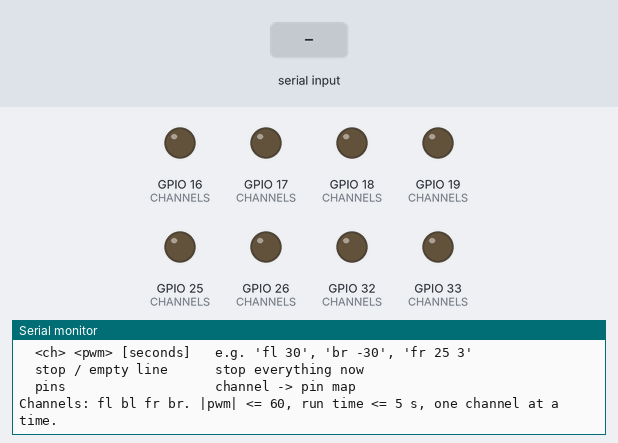
This sketch was run on a simulated ESP32. Shown: output pins drawn as LEDs (lit = HIGH), the last lines printed to the serial monitor. The inputs (shaded band) are chosen by the test bench.

Above: at 1.5 s.
1.6 s: "stop 1\n" received over Serial
At 2.3 s:
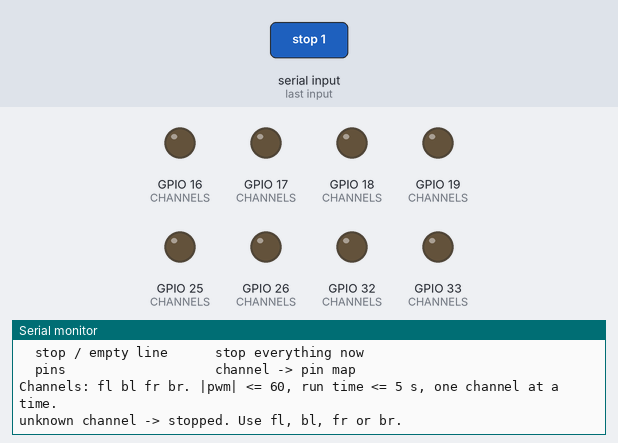
3.1 s: "stop\n" received over Serial
At 4.3 s:
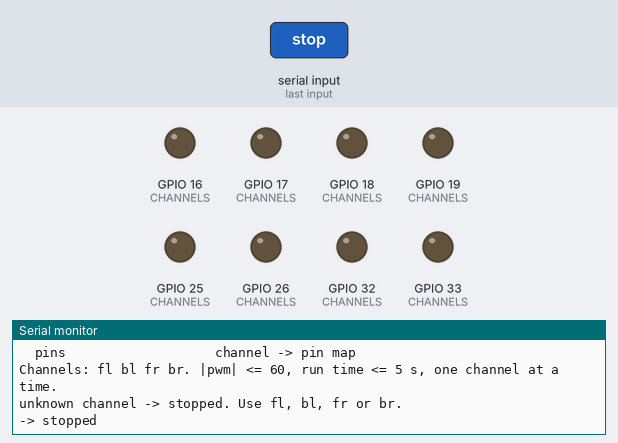
4.6 s: "pins\n" received over Serial
At 4.9 s:
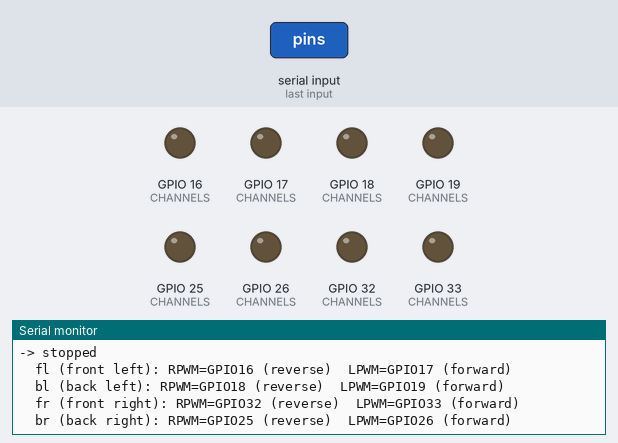

Measured:
- after the input at 1.6 s, the serial monitor: prints a new line at once (image 1)
- after the input at 3.1 s, the serial monitor: prints a new line at once (image 2)
- after the input at 4.6 s, the serial monitor: prints a new line at once (image 3)

The sketch:

bench_motor_bts7960_test.ino
```cpp
// ===== Llama Robot: BTS7960 Motor Bench Test =====
//
// Gently exercise ONE motor channel at a time from the Serial Monitor (115200
// baud, line ending "Newline"). No ESP-NOW, no radio -- USB only. Use it to
// confirm each BTS7960 driver, motor and wire harness is connected to the pin
// you think it is and spins the direction you think it does, before trusting
// robot_motor_bts7960.ino with all four at once.
//
// Same pins, LEDC setup and direction convention as robot_motor_bts7960.ino:
// positive PWM drives LPWM ("forward"), negative drives RPWM ("reverse").
//
// Safety, by design:
//   - Only one channel can run at a time; a new command stops the old one first.
//   - PWM is clamped to +-MAX_PWM (low on purpose -- raise it only if the motor
//     doesn't move at all, and only a little at a time).
//   - Every command runs for a fixed number of seconds (default DEFAULT_RUN_S,
//     hard cap MAX_RUN_S) and then stops by itself. Nothing "stays on".
//   - Speed ramps up slowly (RAMP_STEP per RAMP_DT_MS) instead of stepping.
//   - Everything is at 0 on boot, and "stop" (or any bad command) zeroes it
//     immediately. PWM 0 with R_EN/L_EN hardwired enabled actively brakes the
//     motor, same as the robot firmware.
//   - Put the robot on blocks (wheels off the ground) before running a
//     drive-train motor, and keep the power switch/kill within reach.
//
// Commands:
//   <ch> <pwm>            run channel for DEFAULT_RUN_S, e.g.  fl 30   or   br -30
//   <ch> <pwm> <seconds>  run for a set time (max MAX_RUN_S), e.g.  fr 25 3
//   stop  (or empty line) stop everything immediately
//   pins                  print the channel -> pin map
//   help                  print this list
// Channels: fl (front left), bl (back left), fr (front right), br (back right).

// ================= Motor pins (match robot_motor_bts7960.ino) =================
#define FL_RPWM 16
#define FL_LPWM 17
#define BL_RPWM 18
#define BL_LPWM 19
#define FR_RPWM 32
#define FR_LPWM 33
#define BR_RPWM 25
#define BR_LPWM 26

struct Channel {
  const char *name;
  const char *label;
  uint8_t rpwm;
  uint8_t lpwm;
};
const Channel CHANNELS[4] = {
  {"fl", "front left",  FL_RPWM, FL_LPWM},
  {"bl", "back left",   BL_RPWM, BL_LPWM},
  {"fr", "front right", FR_RPWM, FR_LPWM},
  {"br", "back right",  BR_RPWM, BR_LPWM},
};

// ================= LEDC settings =================
const int LEDC_FREQ_HZ  = 20000; // above audible range
const int LEDC_RES_BITS = 8;     // 0..255 duty

// ================= Safety limits =================
const int      MAX_PWM       = 60;    // hard ceiling on |PWM|, out of 255
const uint32_t DEFAULT_RUN_S = 2;     // seconds a command runs if none is given
const uint32_t MAX_RUN_S     = 5;     // longest a single command may run
const int      RAMP_STEP     = 1;     // max PWM change per ramp tick
const uint32_t RAMP_DT_MS    = 10;    // ramp tick period (slower than the robot's 3 ms)

// ================= State =================
int activeCh = -1;       // index into CHANNELS, -1 = none
int curPwm = 0;          // signed, what's actually being output right now
int tgtPwm = 0;          // signed, where the ramp is heading
uint32_t runUntilMs = 0; // when the active run ends and the target drops to 0
uint32_t lastRampMs = 0;

void writeChannel(int ch, int pwm) {
  if (pwm >= 0) {
    ledcWrite(CHANNELS[ch].lpwm, pwm);
    ledcWrite(CHANNELS[ch].rpwm, 0);
  } else {
    ledcWrite(CHANNELS[ch].lpwm, 0);
    ledcWrite(CHANNELS[ch].rpwm, -pwm);
  }
}

// Immediately zero every output (brake) and forget the active run.
void stopAll() {
  for (int i = 0; i < 4; i++) {
    ledcWrite(CHANNELS[i].lpwm, 0);
    ledcWrite(CHANNELS[i].rpwm, 0);
  }
  activeCh = -1;
  curPwm = 0;
  tgtPwm = 0;
}

int findChannel(const String &name) {
  for (int i = 0; i < 4; i++) {
    if (name.equalsIgnoreCase(CHANNELS[i].name)) return i;
  }
  return -1;
}

void printPins() {
  for (int i = 0; i < 4; i++) {
    Serial.printf("  %s (%s): RPWM=GPIO%d (reverse)  LPWM=GPIO%d (forward)\n",
                  CHANNELS[i].name, CHANNELS[i].label, CHANNELS[i].rpwm, CHANNELS[i].lpwm);
  }
}

void printHelp() {
  Serial.println("Commands:");
  Serial.println("  <ch> <pwm> [seconds]   e.g. 'fl 30', 'br -30', 'fr 25 3'");
  Serial.println("  stop / empty line      stop everything now");
  Serial.println("  pins                   channel -> pin map");
  Serial.printf ("Channels: fl bl fr br. |pwm| <= %d, run time <= %lu s, one channel at a time.\n",
                 MAX_PWM, (unsigned long)MAX_RUN_S);
}

void handleLine(String line) {
  line.trim();

  if (line.length() == 0 || line.equalsIgnoreCase("stop")) {
    stopAll();
    Serial.println("-> stopped");
    return;
  }
  if (line.equalsIgnoreCase("help") || line == "?") { printHelp(); return; }
  if (line.equalsIgnoreCase("pins")) { printPins(); return; }

  // Parse "<ch> <pwm> [seconds]"
  int s1 = line.indexOf(' ');
  if (s1 < 0) { stopAll(); Serial.println("bad command -> stopped. Type 'help'."); return; }
  String chName = line.substring(0, s1);
  String rest = line.substring(s1 + 1);
  rest.trim();
  int s2 = rest.indexOf(' ');
  String pwmStr = (s2 < 0) ? rest : rest.substring(0, s2);
  String secStr = (s2 < 0) ? "" : rest.substring(s2 + 1);

  int ch = findChannel(chName);
  if (ch < 0) { stopAll(); Serial.println("unknown channel -> stopped. Use fl, bl, fr or br."); return; }

  int pwm = pwmStr.toInt();
  if (pwm > MAX_PWM || pwm < -MAX_PWM) {
    Serial.printf("(clamped %d to +-%d)\n", pwm, MAX_PWM);
    pwm = constrain(pwm, -MAX_PWM, MAX_PWM);
  }
  uint32_t runS = DEFAULT_RUN_S;
  if (secStr.length() > 0) {
    long v = secStr.toInt();
    if (v < 1) v = 1;
    if (v > (long)MAX_RUN_S) { Serial.printf("(clamped run time to %lu s)\n", (unsigned long)MAX_RUN_S); v = MAX_RUN_S; }
    runS = v;
  }

  // One channel at a time: kill whatever was running before starting.
  stopAll();
  if (pwm == 0) { Serial.println("-> pwm 0, nothing to run"); return; }

  activeCh = ch;
  tgtPwm = pwm;
  runUntilMs = millis() + runS * 1000UL;
  Serial.printf("-> %s (%s) pwm=%d for %lus (ramping up)\n",
                CHANNELS[ch].name, CHANNELS[ch].label, pwm, (unsigned long)runS);
}

void setup() {
  Serial.begin(115200);
  delay(300);

  for (int i = 0; i < 4; i++) {
    ledcAttach(CHANNELS[i].lpwm, LEDC_FREQ_HZ, LEDC_RES_BITS);
    ledcAttach(CHANNELS[i].rpwm, LEDC_FREQ_HZ, LEDC_RES_BITS);
  }
  stopAll();

  Serial.println("\n--- BTS7960 Motor Bench Test ---");
  Serial.println("All channels off. Put the robot on blocks before running a motor.");
  printHelp();
}

void loop() {
  if (Serial.available()) {
    handleLine(Serial.readStringUntil('\n'));
  }

  uint32_t now = millis();

  // Run time over: start ramping down to 0.
  if (activeCh >= 0 && (int32_t)(now - runUntilMs) >= 0 && tgtPwm != 0) {
    tgtPwm = 0;
    Serial.println("-> run time over, ramping down");
  }

  if (activeCh >= 0 && now - lastRampMs >= RAMP_DT_MS) {
    lastRampMs = now;
    curPwm += constrain(tgtPwm - curPwm, -RAMP_STEP, RAMP_STEP);
    writeChannel(activeCh, curPwm);
    if (tgtPwm == 0 && curPwm == 0) {
      stopAll();
      Serial.println("-> done");
    }
  }
}
```
